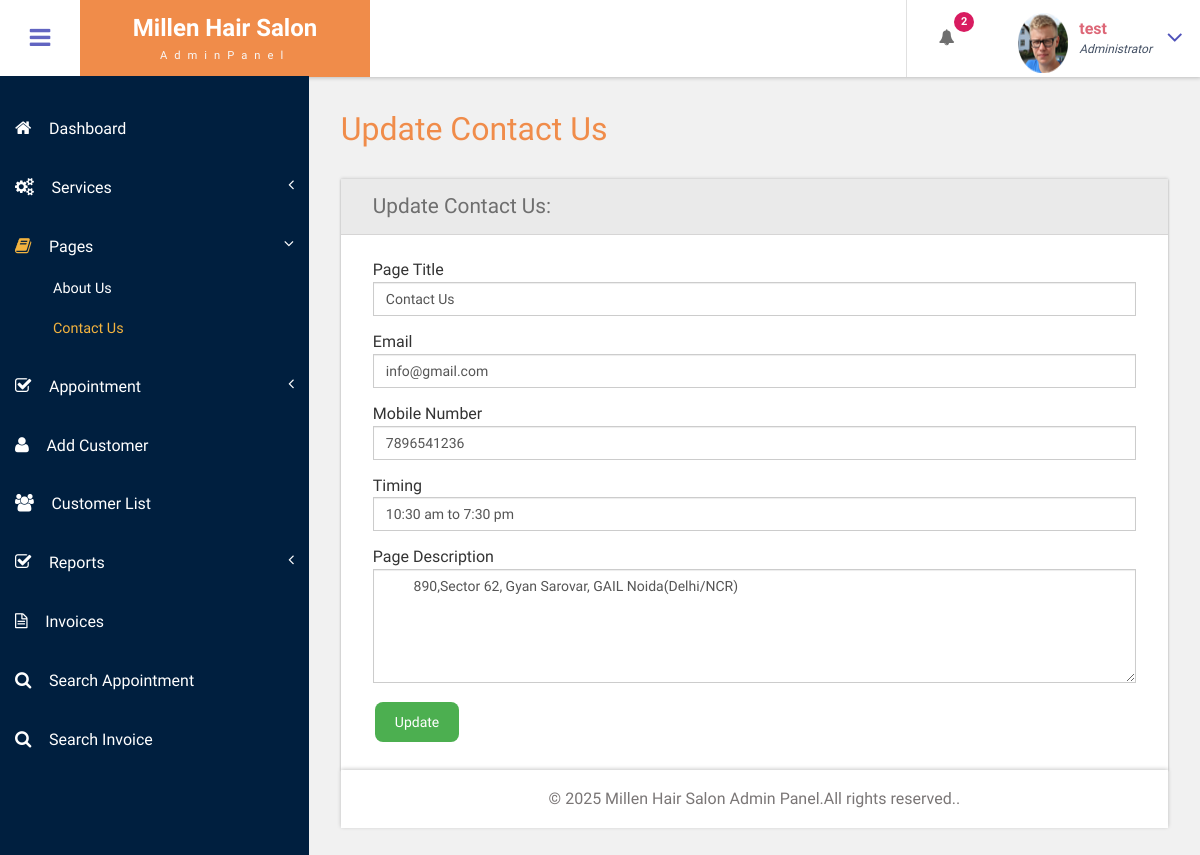
The page /bpms/admin/contact-us.php (signed in) on the database as committed earlier.
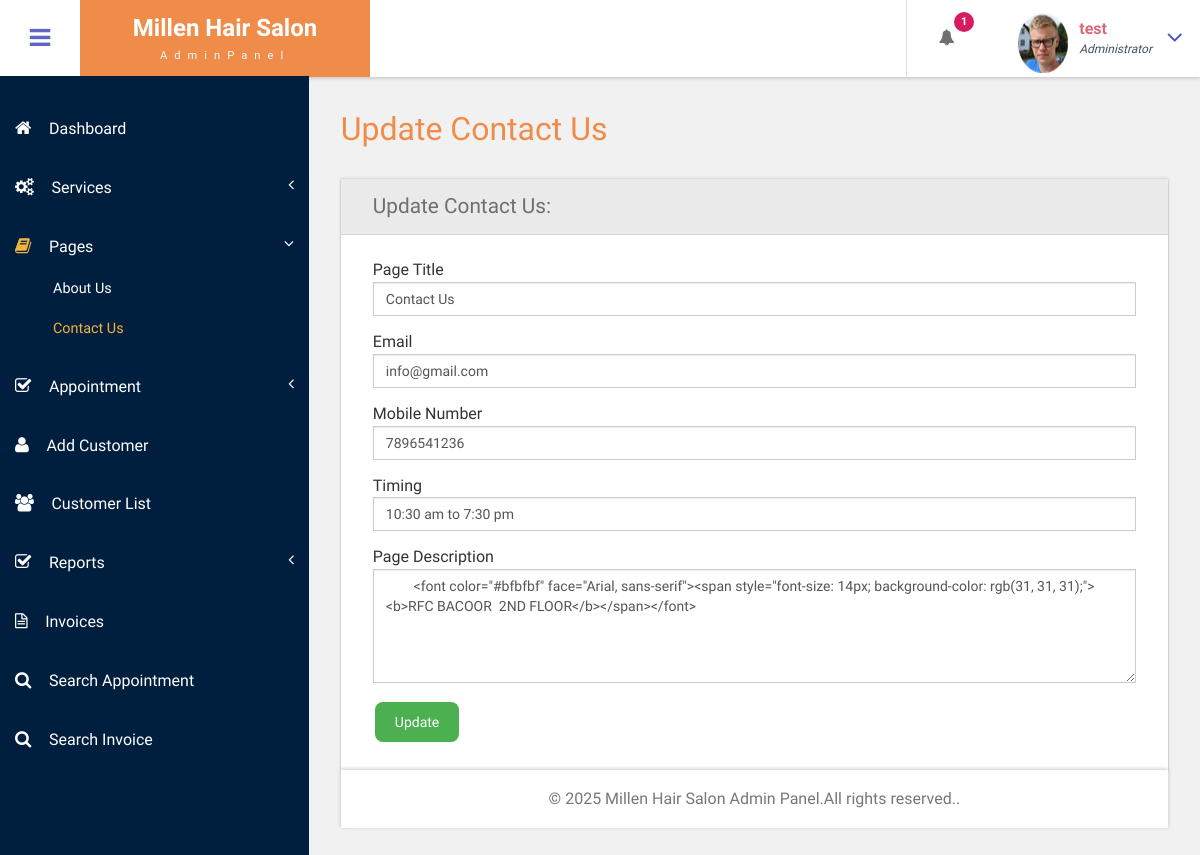
The same page on the database as committed later.
### tables this page shows
CREATE TABLE `tblpage` (
  `ID` int(10) NOT NULL,
  `PageType` varchar(200) DEFAULT NULL,
  `PageTitle` mediumtext DEFAULT NULL,
  `PageDescription` mediumtext DEFAULT NULL,
  `Email` varchar(200) DEFAULT NULL,
  `MobileNumber` bigint(10) DEFAULT NULL,
  `UpdationDate` date DEFAULT NULL,
  `Timing` varchar(200) NOT NULL
);

### bpms/admin/contact-us.php (the view, shortened to what this page needs)
<?php
include('includes/dbconnection.php');
if (strlen($_SESSION['bpmsaid']==0)) {
  header('location:logout.php');
  } else{
  ?>
<!DOCTYPE HTML>
<html>
<head>
<link href="css/bootstrap.css" rel='stylesheet' type='text/css' />
<link href="css/style.css" rel='stylesheet' type='text/css' />
<link href="css/font-awesome.css" rel="stylesheet">
<link href="css/animate.css" rel="stylesheet" type="text/css" media="all">
<link href="css/custom.css" rel="stylesheet">
</head>
<body class="cbp-spmenu-push">
	<div class="main-content">
		 <?php include_once('includes/sidebar.php');?>
	 <?php include_once('includes/header.php');?>
		<div id="page-wrapper">
			<div class="main-page">
				<div class="forms">
					<h3 class="title1">Update Contact Us</h3>
					<div class="form-grids row widget-shadow" data-example-id="basic-forms">
						<div class="form-title">
							<h4>Update Contact Us:</h4>
						</div>
						<div class="form-body">
							<form method="post">
  <?php
$ret=mysqli_query($con,"select * from  tblpage where PageType='contactus'");
while ($row=mysqli_fetch_array($ret)) {
?>
							 <div class="form-group"> <label for="exampleInputEmail1">Page Title</label> <input type="text" class="form-control" name="pagetitle" id="pagetitle" value="<?php  echo $row['PageTitle'];?>" required="true"> </div><div class="form-group"> <label for="exampleInputEmail1">Email</label> <input type="text" class="form-control" name="email" id="email" value="<?php  echo $row['Email'];?>" required="true"> </div><div class="form-group"> <label for="exampleInputEmail1">Mobile Number</label> <input type="text" class="form-control" name="mobnumber" id="mobnumber" value="<?php  echo $row['MobileNumber'];?>" required="true"> </div><div class="form-group"> <label for="exampleInputEmail1">Timing</label> <input type="text" class="form-control" name="timing" id="timing" value="<?php  echo $row['Timing'];?>" required="true"> </div> <div class="form-group"> <label for="exampleInputPassword1">Page Description</label> <textarea name="pagedes" id="pagedes" rows="5" class="form-control">
        <?php  echo $row['PageDescription'];?></textarea> </div>
							 <?php } ?>
							  <button type="submit" name="submit" class="btn-default"  style="background-color: #4CAF50; border: none; color: white; padding: 10px 20px;
                            text-align: center; text-decoration: none; display: inline-block; font-size: 14px;
                             margin: 4px 2px; cursor: pointer; border-radius: 8px;" >Update</button> </form>
						</div>
					</div>
			</div>
		</div>
		 <?php include_once('includes/footer.php');?>
	</div>
</body>
</html>
<?php } ?>

### bpms/admin/includes/header.php (shortened to what this page needs)
<div class="sticky-header header-section ">
      <div class="header-left">
        <button id="showLeftPush"><i class="fa fa-bars"></i></button>
        <div class="logo">
          <a href="dashboard.php">
            <h1> Millen Hair Salon</h1>
            <span>AdminPanel</span>
          </a>
        </div>
      </div>
      <div class="header-right">
        <div class="profile_details_left">
          <ul class="nofitications-dropdown">
            <?php
$ret1=mysqli_query($con,"select ID,Name from  tblappointment where Status=''");
$num=mysqli_num_rows($ret1);
?>
            <li class="dropdown head-dpdn">
              <a href="#" class="dropdown-toggle" data-toggle="dropdown" aria-expanded="false"><i class="fa fa-bell"></i><span class="badge blue"><?php echo $num;?></span></a>
            </li>
          </ul>
          <div class="clearfix"> </div>
        </div>
        <div class="profile_details">
        <?php
$adid=$_SESSION['bpmsaid'];
$ret=mysqli_query($con,"select AdminName from tbladmin where ID='$adid'");
$row=mysqli_fetch_array($ret);
$name=$row['AdminName'];
?>
          <ul>
            <li class="dropdown profile_details_drop">
              <a href="#" class="dropdown-toggle" data-toggle="dropdown" aria-expanded="false">
                <div class="profile_img">
                  <span class="prfil-img"><img src="images/3.png" alt="" width="50" height="60"> </span>
                  <div class="user-name">
                    <p><?php echo $name; ?></p>
                    <span>Administrator</span>
                  </div>
                  <i class="fa fa-angle-down lnr"></i>
                  <div class="clearfix"></div>
                </div>
              </a>
            </li>
          </ul>
        </div>
      </div>
      <div class="clearfix"> </div>
    </div>

Rows that differ between the two databases and show on the page:
changed tblpage "Contact Us": pagedes "890,Sector 62, Gyan Sarovar, GAIL Noida(Delhi/NCR)" → "<font color=\"#bfbfbf\" face=\"Arial, sans-serif\"><span style=\"font-size: 14px; background-color: rgb(31, 31, 31);\"><b>RFC BACOOR 2ND FLOOR</b></span></font>"
Other text that changed with them:
$num: "2" → "1"
